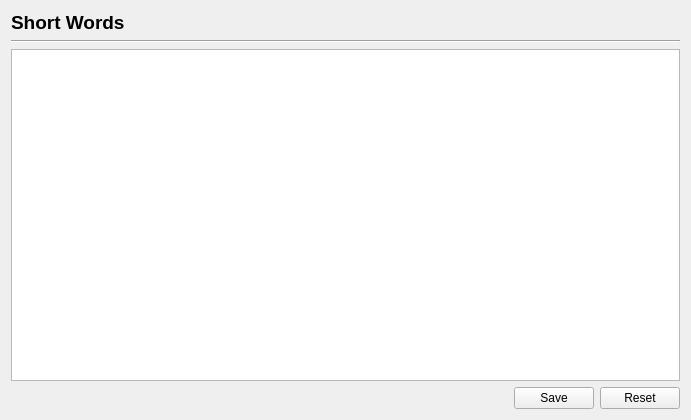
<?xml version="1.0" encoding="UTF-8"?>
<ui version="4.0">
 <class>Prefs_ShortWords</class>
 <widget class="QWidget" name="Prefs_ShortWords">
  <property name="geometry">
   <rect>
    <x>0</x>
    <y>0</y>
    <width>691</width>
    <height>420</height>
   </rect>
  </property>
  <property name="windowTitle">
   <string>Form</string>
  </property>
  <layout class="QVBoxLayout" name="verticalLayout">
   <item>
    <widget class="QLabel" name="titleLabel">
     <property name="font">
      <font>
       <pointsize>14</pointsize>
       <weight>75</weight>
       <bold>true</bold>
      </font>
     </property>
     <property name="text">
      <string>Short Words</string>
     </property>
    </widget>
   </item>
   <item>
    <widget class="Line" name="line">
     <property name="orientation">
      <enum>Qt::Horizontal</enum>
     </property>
    </widget>
   </item>
   <item>
    <widget class="QTextEdit" name="cfgEdit"/>
   </item>
   <item>
    <layout class="QHBoxLayout" name="horizontalLayout">
     <item>
      <widget class="QLabel" name="messageLabel">
       <property name="text">
        <string/>
       </property>
      </widget>
     </item>
     <item>
      <spacer name="horizontalSpacer">
       <property name="orientation">
        <enum>Qt::Horizontal</enum>
       </property>
       <property name="sizeHint" stdset="0">
        <size>
         <width>40</width>
         <height>20</height>
        </size>
       </property>
      </spacer>
     </item>
     <item>
      <widget class="QPushButton" name="saveButton">
       <property name="text">
        <string>Save</string>
       </property>
      </widget>
     </item>
     <item>
      <widget class="QPushButton" name="resetButton">
       <property name="text">
        <string>Reset</string>
       </property>
      </widget>
     </item>
    </layout>
   </item>
  </layout>
 </widget>
 <resources/>
 <connections/>
</ui>
